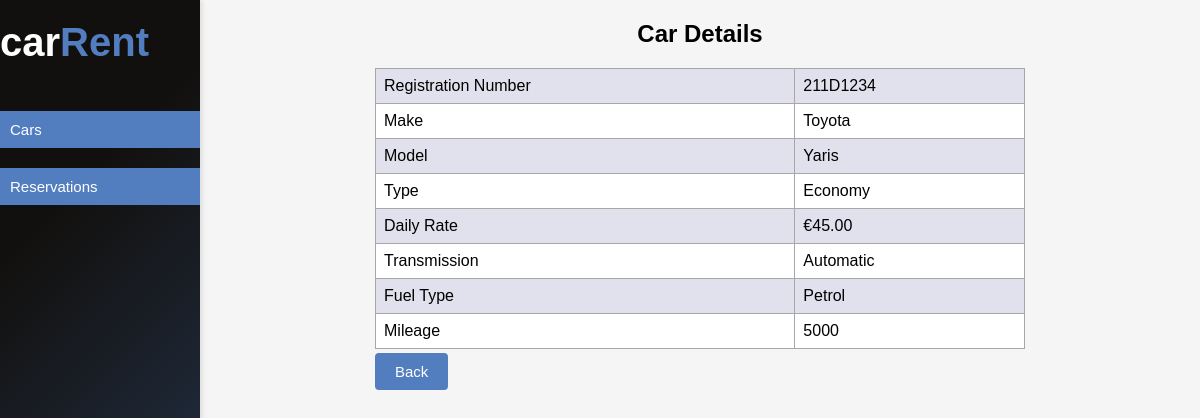
The app's page /car_rent_sys/views/car_details_view.php?regnum=211D1234 with its own data.
### tables this page shows
CREATE TABLE `cars` (
  `CarID` smallint(5) unsigned NOT NULL AUTO_INCREMENT,
  `RegNum` varchar(12) DEFAULT NULL,
  `TypeID` tinyint(3) unsigned DEFAULT NULL,
  `Make` varchar(15) DEFAULT NULL,
  `Model` varchar(15) DEFAULT NULL,
  `Capacity` tinyint(3) unsigned DEFAULT NULL,
  `Trans` enum('Automatic','Manual') DEFAULT NULL,
  `Mileage` int(10) unsigned DEFAULT NULL,
  `FuelType` enum('Petrol','Diesel','Electric','Hybrid') DEFAULT NULL,
  PRIMARY KEY (`CarID`),
  KEY `TypeID` (`TypeID`),
  CONSTRAINT `cars_ibfk_1` FOREIGN KEY (`TypeID`) REFERENCES `types` (`TypeID`)
);

CREATE TABLE `types` (
  `TypeID` tinyint(3) unsigned NOT NULL AUTO_INCREMENT,
  `TypeName` varchar(10) DEFAULT NULL,
  `DailyRate` decimal(5,2) DEFAULT NULL,
  PRIMARY KEY (`TypeID`)
);

### car_rent_sys/controllers/car_details.php (called while the page is built)
<?php
require_once __DIR__ . '/../repositories/car_repository.php';
if (isset($_GET['regnum'])) {
    $regNum = $_GET['regnum'];
    $carDetails = fetchCarDetailsByRegNum($pdo, $regNum);
}
?>

### car_rent_sys/repositories/car_repository.php (called while the page is built, shortened)
<?php
function fetchCarDetailsByRegNum($pdo, $regNum) {
    $stmt = $pdo->prepare(
        'SELECT c.RegNum, c.Make, c.Model, c.Capacity, c.Trans,
                c.Mileage, c.FuelType, t.TypeName, t.DailyRate
         FROM Cars c
         JOIN Types t ON c.TypeID = t.TypeID
         WHERE c.RegNum = :regNum');
    $stmt->bindValue(':regNum', $regNum);
    $stmt->execute();
    return $stmt->fetch(PDO::FETCH_ASSOC);
}
?>

### car_rent_sys/utils/functions.php (called while the page is built)
<?php
function e($value) {
    return htmlspecialchars($value, ENT_QUOTES, 'UTF-8');
}
?>

### car_rent_sys/views/car_details_view.php (the view, shortened to what this page needs)
<?php
require_once __DIR__ . '/../utils/functions.php';
require_once __DIR__ . '/../controllers/car_details.php';
?>
<!DOCTYPE html>
<html lang="en">
<head>
    <link rel="stylesheet" href="/car_rent_sys/public/css/style.css">
</head>
<body>
    <?php if ($carDetails): ?>
    <h2>Car Details</h2>
    <table class="info-table">
        <tr>
            <td>Registration Number</td>
            <td><?php echo e($carDetails['RegNum']) ?></td>
        </tr>
        <tr>
            <td>Make</td>
            <td><?php echo e($carDetails['Make']) ?></td>
        </tr>
        <tr>
            <td>Model</td>
            <td><?php echo e($carDetails['Model']) ?></td>
        </tr>
        <tr>
            <td>Type</td>
            <td><?php echo e($carDetails['TypeName']) ?></td>
        </tr>
        <tr>
            <td>Daily Rate</td>
            <td>€<?php echo e($carDetails['DailyRate']) ?></td>
        </tr>
        <tr>
            <td>Transmission</td>
            <td><?php echo e($carDetails['Trans']) ?></td>
        </tr>
        <tr>
            <td>Fuel Type</td>
            <td><?php echo e($carDetails['FuelType']) ?></td>
        </tr>
        <tr>
            <td>Mileage</td>
            <td><?php echo e($carDetails['Mileage']) ?></td>
        </tr>
    </table>
    <?php endif; ?>
    <button class="back-btn" onclick="history.back()">Back</button>
</body>
</html>

### car_rent_sys/public/css/style.css (style rules this page uses)
:root { --white: #fff; --primary: #527ec0; --primary-dark: #2b5491; --secondary: #ff8a2a; --black: #000; --grey: #a7a7a7; --light-grey: #f5f5f5; --error: rgb(193, 33, 33); }
* { margin: 0; padding: 0; box-sizing: border-box; }
html { font-size: 62.5%; font-family: "Helvetica", "Arial", sans-serif; height: 100%; overflow: hidden; }
body { font-size: 1.6rem; height: 100%; background-color: var(--light-grey); overflow: auto; scroll-behavior: smooth; margin-left: 20rem; }
.nav-branding { color: var(--white); font-size: 4rem !important; font-weight: 700; }
.nav-branding span { color: var(--primary); }
h2 { margin: 2rem; text-align: center; }
#sidebar { background-color: #2b4162; background-image: linear-gradient(315deg, #2b4162 0%, #12100e 74%); position: fixed; left: 0; top: 0; height: 100%; width: 20rem; padding-top: 20px; box-shadow: 2px 0 5px rgba(0, 0, 0, 0.1); }
#sidebar button { display: block; width: 100%; padding: 10px; text-align: left; border: none; background: var(--primary); color: var(--white); cursor: pointer; transition: background-color 0.2s, color 0.3s; }
#sidebar ul { list-style-type: none; padding: 0; margin: 0; }
#sidebar li { padding: 10px 0; }
button { background-color: var(--primary); border: none; color: white; padding: 10px 20px; text-align: center; text-decoration: none; display: inline-block; font-size: 1.5rem; margin: 4px 2px; cursor: pointer; border-radius: 4px; transition: background-color 0s ease; }
.mnu-btn { display: block; width: 100%; margin: 0; padding: 10px 0px; text-align: left; border: none; background: var(--primary); color: var(--white); border-radius: 0px; transition: background-color 0.2s, color 0.3s; }
.back-btn { margin-left: 17.5%; }
table { margin: 2%; width: 96%; border-collapse: collapse; }
tr:nth-child(even) { background-color: var(--white); }
tr:nth-child(odd) { background-color: #e1e1ed; }
td { padding: 8px; border: 1px solid var(--grey); }
.info-table { width: 65%; margin: 0 auto; }

### records on screen
cars: RegNum "211D1234", Make "Toyota", Model "Yaris", TypeID.TypeName "Economy", TypeID.DailyRate "45.00", Trans "Automatic", FuelType "Petrol", Mileage "5000"
